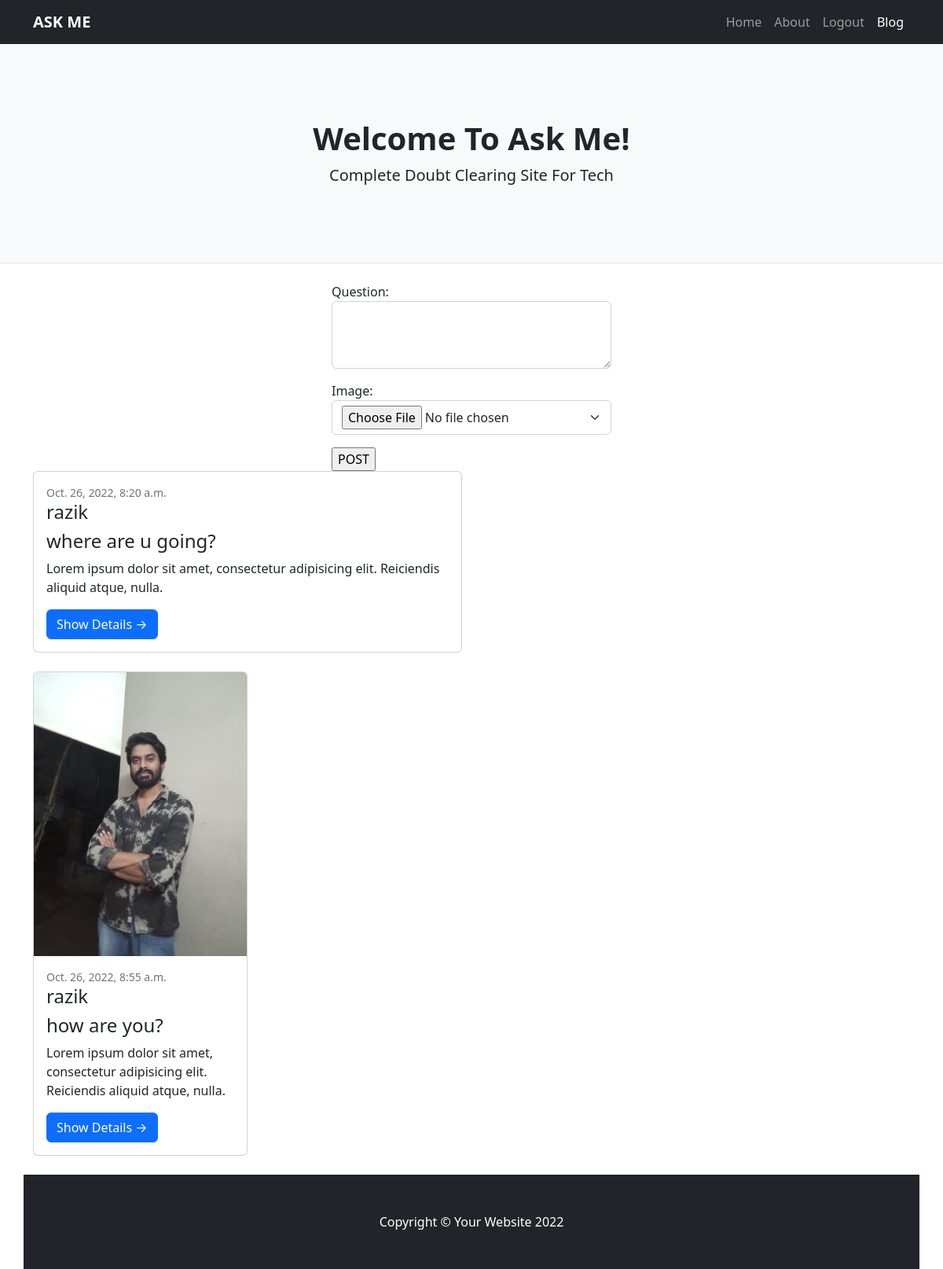
Page /index (signed in) on the committed database.
### doubts/models.py (models this page shows, shortened)
class Questions(models.Model):
    question = models.CharField(max_length=500)
    user = models.ForeignKey(MyUser,on_delete=models.CASCADE)
    image = models.ImageField(null=True,upload_to="Q-images",blank=True)
    created_date = models.DateTimeField(auto_now_add=True)
    is_active = models.BooleanField(default = True)

class MyUser(AbstractUser):
    phone = models.CharField(max_length=200)
    profile_pic = models.ImageField(upload_to="profilepics",null=True)

### doubts/views.py (the view, shortened to what this page needs)
# urls.py: path('index',IndexView.as_view(),name = "index"),
@method_decorator(decs,name="dispatch")
class IndexView(CreateView,ListView):
    template_name = "home.html"
    form_class = QuestionForm
    model = Questions
    success_url = reverse_lazy("index")
    context_object_name="questions"
    def get_queryset(self):
         return Questions.objects.all().exclude(user=self.request.user)

### doubts/forms.py
class QuestionForm(forms.ModelForm):
    class Meta:
        model = Questions
        fields = ["question","image"]
        widgets = {
            "question":forms.Textarea(attrs={"class":"form-control","rows":3}),
            "image":forms.FileInput(attrs={"class":"form-select"})
        }

### doubts/views.py (called while the page is built)
def signin_reqiured(fn):
    def wrapper(request,*args,**kwargs):
        if not request.user.is_authenticated:
            return redirect("signin")
        else:
            return fn(request,*args,**kwargs)
    return wrapper

### doubts/templates/home.html (shortened to what this page needs)
{%extends 'base.html'%}
{%block body_block%}
<div class="container">
    <div class="row">
        <div class="col-4"></div>
        <div class="col-4">
            <form action="" method="post" enctype="multipart/form-data">
                {{form.as_p}}
                <input type="submit" value="POST">
            </form>
        </div>
        <div class="col-4"></div>
    </div>
    <div class="row">
        {%for q in questions%}
        <div class="col-lg-6">
            <div class="card mb-4">
                {%if q.image%}
                <a href="#!"><img class="card-img-top" src="{{q.image.url}}" alt="..." /></a>
                {%endif%}
                <div class="card-body">
                    <div class="small text-muted">{{q.created_date}}</div>
                    <h6 class="card-title h4">{{q.user}}</h6>
                    <h2 class="card-title h4">{{q.question}}</h2>
                    <p class="card-text">Lorem ipsum dolor sit amet, consectetur adipisicing elit. Reiciendis aliquid atque, nulla.</p>
                    <a class="btn btn-primary" href="{%url 'detail' q.id%}">Show Details →</a>
                </div>
            </div>
        {%endfor%}
    </div>
</div>
{%endblock%}

### rows in the picture
Questions: created_date "Oct. 26, 2022, 8:20 a.m.", user "razik", question "where are u going?"
Questions: image (picture), created_date "Oct. 26, 2022, 8:55 a.m.", user "razik", question "how are you?"
